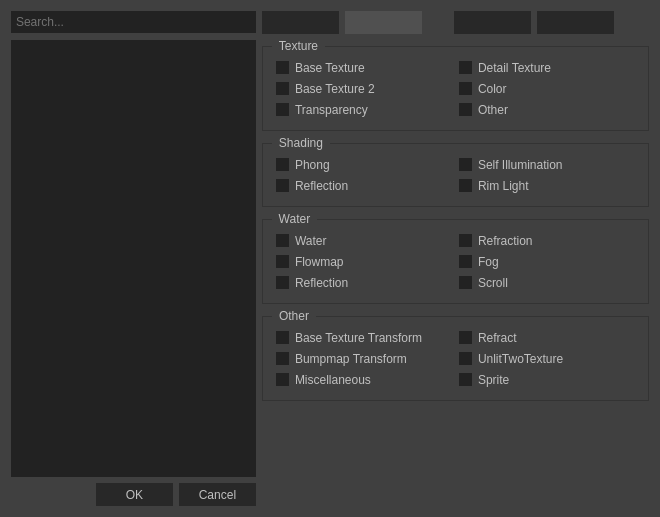
 <widget class="QDialog" name="EditShaderDialog">
  <property name="geometry">
   <rect>
    <x>0</x>
    <y>0</y>
    <width>660</width>
    <height>517</height>
   </rect>
  </property>
  <property name="font">
   <font>
    <family>Segoe UI</family>
    <pointsize>9</pointsize>
   </font>
  </property>
  <property name="windowTitle">
   <string>Edit Custom Shaders</string>
  </property>
  <property name="styleSheet">
   <string notr="true">QWidget
{
	font: 9pt &quot;Segoe UI&quot;;
    color: silver;
    background-color: #404040;
   
}

QGroupBox {
    border: 1px solid #333;
    margin-top: 6px;
	padding: 4px;
} 

QGroupBox::title {
    subcontrol-origin: margin;
    left: 10px;
	bottom: 1px;
	padding-left: 5px;
    padding-right: 5px;	
}

QWidget:disabled
{
  color: #505050;
    
}

QLineEdit
{
    background-color: #222;
    padding: 2px;
    border-style: solid;
    border: 1px solid #555;
        color: silver;
}

GLWidget {
	border: 0px solid #555;
}

QLineEdit
{
    background-color: #222;
    padding: 2px;
    border-style: solid;
    border: 1px solid #222;
    color: silver;
}

QLineEdit:disabled
{
    background-color: #333;
    padding: 2px;
    border-style: solid;
    border: 1px solid #333;
    color: silver;
}

QScrollBar:horizontal
{
    height: 15px;
    margin: 0px 15px 0px 15px;
    border: 0px ;
    background-color: #222;
}

QScrollBar::handle:horizontal
{
    background-color: #333;
    min-width: 5px;
   }

QScrollBar::sub-line:horizontal
{
    border-image: url(:/images/qss/scrollrt.png);
    width: 15px;
    height: 15px;
	background-color:  #222;
    subcontrol-position: right;
    subcontrol-origin: margin;
}

QScrollBar::add-line:horizontal
{
    border-image: url(:/images/qss/scrolllf.png);
    height: 15px;
    width: 15px;
	background-color:  #222;
    subcontrol-position: left;
    subcontrol-origin: margin;
}

QScrollBar::sub-line:horizontal:hover,QScrollBar::sub-line:horizontal:on
{
    background-color:  #333;
    height: 15px;
    width: 15px;
    subcontrol-position: right;
    subcontrol-origin: margin;
}


QScrollBar::add-line:horizontal:hover, QScrollBar::add-line:horizontal:on
{
    background-color:  #333;
    height: 15px;
    width: 15px;
    subcontrol-position: left;
    subcontrol-origin: margin;
}

QScrollBar::up-arrow:horizontal, QScrollBar::down-arrow:horizontal
{
    background: none;
}


QScrollBar::add-page:horizontal, QScrollBar::sub-page:horizontal
{
    background: none;
}

/* Vertical scroll bar, works fine */


QScrollBar:vertical
{
    background-color:  #222;
    width: 15px;
    margin: 15px 0 15px 0;
    border: 0px solid #222;
    
}

QScrollBar::handle:vertical
{
    background-color: #333;
    min-height: 5px;
   
}

QScrollBar::sub-line:vertical
{
    border-image: url(:/images/qss/scrollup.png);
	background-color:  #222;
    height: 15px;
    width: 15px;
    subcontrol-position: top;
    subcontrol-origin: margin;
}

QScrollBar::add-line:vertical
{
   
    border-image: url(:/images/qss/scrolldn.png);
	background-color:  #222;
    height: 15px;
    width: 15px;
    subcontrol-position: bottom;
    subcontrol-origin: margin;
}

QScrollBar::sub-line:vertical:hover,QScrollBar::sub-line:vertical:on
{

    background-color:  #333;
    height: 15px;
    width: 15px;
    subcontrol-position: top;
    subcontrol-origin: margin;
}


QScrollBar::add-line:vertical:hover, QScrollBar::add-line:vertical:on
{
    background-color:  #333;
    height: 15px;
    width: 15px;
    subcontrol-position: bottom;
    subcontrol-origin: margin;
}

QScrollBar::up-arrow:vertical, QScrollBar::down-arrow:vertical
{
    background: none;
}


QScrollBar::add-page:vertical, QScrollBar::sub-page:vertical
{
    background: none;
}

/* Different edits */

QTextEdit
{
    background-color: #222;
    color: silver;
    border: 1px solid #222;
}

QPlainTextEdit
{
    background-color: #222;
    color: silver;
    border: 0px solid #555;
	border-radius: 0px;
}

/* Suspicious stuff 

QHeaderView::section
{
    background-color: #3A3939;
    color: silver;
    padding-left: 4px;
    border: 1px solid #6c6c6c;
}

/* */


QCheckBox:disabled
{
    color: #505050;
}

QSizeGrip {
    image: url(:/images/qss/sizegrip.png);
    width: 12px;
    height: 12px;
}

QMainWindow::separator
{
    background-color: #333;
    color: white;
    padding-left: 4px;
    spacing: 2px;
    border: 0px dashed #3A3939;
}

QMainWindow::separator:hover
{
    color: white;
    padding-left: 4px;
    border: 0px solid #3A3939;
    spacing: 2px;
}

/* Radio buttons */


QRadioButton::indicator:checked, QRadioButton::indicator:unchecked{
    color: #b1b1b1;
    background-color: #222;
    border: 1px solid #222;
    border-radius: 5px;
}



QRadioButton::indicator:checked
{
    background-color: qradialgradient(
    cx: 0.5, cy: 0.5,
    fx: 0.5, fy: 0.5,
    radius: 1.0,
    stop: 0.2 #888,
    stop: 0.3 #222
    );
}

QRadioButton::indicator
{
    border-radius: 7px;
    width: 9px;
    height: 9px;
}


QRadioButton::indicator:hover, QCheckBox::indicator:hover
{
	background-color: #151515;
    border: 1px solid #151515;
}

QCheckBox::indicator{
    color: #b1b1b1;
    background-color: #222;
    border: 1px solid #222;
    width: 11px;
    height: 11px;
}

QRadioButton::indicator:checked:hover
{
    background-color: qradialgradient(
    cx: 0.5, cy: 0.5,
    fx: 0.5, fy: 0.5,
    radius: 1.0,
    stop: 0.2 #888,
    stop: 0.3 #151515
    );
}

QCheckBox::indicator:checked
{
    image:url(:/images/qss/checkbox.png);
}

QCheckBox::indicator:disabled, QRadioButton::indicator:disabled
{
    border: 1px solid #222;
}

QFrame
{
    border-radius: 0px;
}

/* what is this 

QStackedWidget
{
    border: none;
}

/* toolbar, do we use toolbar? */

QToolBar {
    border: 0px solid #393838;
    background: 1px solid #333;
    font-weight: bold;
}

QToolBar::handle:horizontal {
    image: url(:/images/qss/Hmovetoolbar.png);
}
QToolBar::handle:vertical {
    image: url(:/images/qss/Vmovetoolbar.png);
}
QToolBar::separator:horizontal {
    image: url(:/images/qss/Hsepartoolbar.png);
}
QToolBar::separator:vertical {
    image: url(:/images/qss/Vsepartoolbars.png);
}

/* Buttons, both are the same */


QToolButton
{
    color: silver;
    background-color: #333;
    border-width: 1px;
    border-color: #333;
    border-style: solid;
 	padding: 2px;
    height: 19px;
}

QToolButton:disabled
{
    background-color:#333;
    border-width: 1px;
    border-color: #333;
    border-style: solid;
  	padding: 2px;
    color: #3A3939;
}

QToolButton:hover
{
    background-color:#222;
	border-color: #222;
}


QPushButton
{
    color: silver;
    background-color: #282828;
    border-width: 1px;
    border-color: #282828;
    border-style: solid;
    padding-top: 5px;
	min-width: 65px;
    padding-bottom: 5px;
    padding-left: 5px;
    padding-right: 5px;
   
}

QPushButton:disabled
{
    background-color:#505050;
    border-width: 1px;
    border-color: #505050;
    border-style: solid;
    padding-top: 5px;
    padding-bottom: 5px;
	min-width: 65px;
    padding-left: 5px;
    padding-right: 5px;
    color: #3A3939;
}

QPushButton:focus
{
	background-color: #2e3844;
	border-color: #2e3844;
}

QPushButton:hover
{
    background-color: #151515;
	border-color: #151515
}

QComboBox
{
    selection-background-color: #222;
    background-color: #222;
    border-style: solid;
    border: 1px solid #222;
    border-radius: 0px;
    padding: 2px;
	padding-left: 4px;
	outline: 0;
}

/* Make stuff light up on hover */


QComboBox:hover,QAbstractSpinBox:hover,QLineEdit:hover,QAbstractView:hover,QTreeView:hover
{
	background-color: #151515;
	border-color: #151515;
    color: silver;
}

QTextEdit:hover
{	
	border-color: #151515;
	background-color: #151515;
}

QComboBox:on
{
    background-color: #222;
    padding-top: 2px;
    padding-left: 4px;
    selection-background-color: #4a4a4a;
}

/* No idea */


QComboBox QAbstractItemView
{
    background-color: #222;
    border-radius: 0px;
    border: 1px solid #222;
    selection-background-color: #2e3844;
	outline: 0;
	
}

QComboBox::drop-down
{
    subcontrol-origin: padding;
    subcontrol-position: top right;
    width: 15px;
	padding: 4px;
    border-left-width: 0px;
    border-left-color: darkgray;
    border-left-style: solid;
    border-top-right-radius: 0px;
    border-bottom-right-radius: 0px;
}

QComboBox::down-arrow
{
    image: url(:/images/qss/gopen.png);
}

QComboBox::down-arrow:on, QComboBox::down-arrow:hover,
QComboBox::down-arrow:focus
{
    image: url(:/images/qss/gopen.png);
}

QPushButton:pressed
{
    background-color: #111;
}

/* Spinboxes */

QAbstractSpinBox {
    padding-top: 0px;
    padding-bottom: 0px;
	min-height:  21px;
    border: 1px solid #222;
    background-color: #222;
    color: silver;
}

QAbstractSpinBox:up-button
{
    background-color: #333;
	 border: 0px solid #333;  
	width: 20px;
	subcontrol-position: top right;
}

QAbstractSpinBox:down-button
{
    background-color: #333;
    width: 20px;
	 border: 0px solid #333;
    subcontrol-position: bottom right;
}

QAbstractSpinBox:up-button:disabled
{
    background-color: #333;
	 border: 0px solid #333;  
	width: 20px;
	subcontrol-position: top right;
}

QAbstractSpinBox:down-button:disabled
{
    background-color: #333;
    width: 20px;
	 border: 0px solid #333;
    subcontrol-position: bottom right;
}

QAbstractSpinBox::up-arrow,QAbstractSpinBox::up-arrow:disabled,QAbstractSpinBox::up-arrow:off {
    image: url(:/images/qss/up_arrow_disabled.png);
    width: 20px;
    height: 10px;
}

QAbstractSpinBox::up-arrow:hover
{
    background-color: #444;
}


QAbstractSpinBox::down-arrow,QAbstractSpinBox::down-arrow:disabled,QAbstractSpinBox::down-arrow:off
{
    image: url(:/images/qss/down_arrow_disabled.png);
    width: 20px;
    height: 10px;
}
QAbstractSpinBox::down-arrow:hover
{
    background-color: #444;
}


QLabel
{
    border: 0px solid black;
}

/* Dock widgets */

QDockWidget
{
    color: silver;
    titlebar-close-icon: url(:/images/qss/close.png);
    titlebar-normal-icon: url(:/images/qss/undock.png);
}

QDockWidget::title
{
    border: 0px solid #404040;
    border-bottom: #444;
    text-align: left;
    spacing: 2px;
	padding-top: 5px;
	padding-bottom: 5px;
	margin-bottom: 0px;
    background-color: #404040;
    background-image: none;
    padding-left: 10px;
}


QDockWidget {
    border: 0px solid lightgray;
    titlebar-close-icon: url(:/images/qss/close.png);
    titlebar-normal-icon: url(:/images/qss/undock.png);
}

QDockWidget::close-button, QDockWidget::float-button {
    border: 0px solid transparent;
    border-radius: 0px;
    background: transparent;
    icon-size: 10px;
}

QDockWidget::close-button:hover, QDockWidget::float-button:hover {
    background: #3A3939;
}

QDockWidget::close-button:pressed, QDockWidget::float-button:pressed {
    padding: 1px -1px -1px 1px;
}

/* We don't grow trees here 

QTreeView, QListView, QTableView
{
    border: 1px solid #3A3939;
    background-color: #201F1F;
}

QTreeView:branch:selected, QTreeView:branch:hover
{
    background: url(:/images/qss/transparent.png);
}

QTreeView::branch:has-siblings:!adjoins-item {
    border-image: url(:/images/qss/transparent.png);
}

QTreeView::branch:has-siblings:adjoins-item {
    border-image: url(:/images/qss/transparent.png);
}

QTreeView::branch:!has-children:!has-siblings:adjoins-item {
    border-image: url(:/images/qss/transparent.png);
}

QTreeView::branch:has-children:!has-siblings:closed,
QTreeView::branch:closed:has-children:has-siblings {
    image: url(:/images/qss/branch_closed.png);
}

QTreeView::branch:open:has-children:!has-siblings,
QTreeView::branch:open:has-children:has-siblings {
    image: url(:/images/qss/branch_open.png);
}

QTreeView::branch:has-children:!has-siblings:closed:hover,
QTreeView::branch:closed:has-children:has-siblings:hover {
    image: url(:/images/qss/branch_closed-on.png);
    }

QTreeView::branch:open:has-children:!has-siblings:hover,
QTreeView::branch:open:has-children:has-siblings:hover {
    image: url(:/images/qss/branch_open-on.png);
    }

/* slider horizontal, works */


QSlider::groove:horizontal {
    border: 1px solid #222;
    height: 5px;
    background: #222;
    margin: 2px 0;
    
}

QSlider:selected, QTabBar:tab:selected {
    border: 0px;
     
}

QSlider::handle:horizontal {
    background: #666;
    border: 1px solid #666;
    width: 5px;
    height: 14px;
    margin: -4px 0;
  
}

QSlider::handle:horizontal:disabled {
    background: #444;
    border: 1px solid #444;
    width: 6px;
    height: 14px;
    margin: -4px 0;
  
}


/* Slider vertical, doesn't work */

QSlider::groove:vertical {
    border: 1px solid #3A3939;
    width: 8px;
    background: #201F1F;
    margin: 0 0px;
    border-radius: 0px;
}

QSlider::handle:vertical {
    background: QLinearGradient( x1: 0, y1: 0, x2: 0, y2: 1, stop: 0.0 silver,
      stop: 0.2 #a8a8a8, stop: 1 #727272);
    border: 1px solid #3A3939;
    width: 14px;
    height: 14px;
    margin: 0 -4px;
    border-radius: 0px;
}

QScrollBar:horizontal
{
    height: 15px;
    margin: 0px 15px 0px 15px;
    border: 0px ;
    background-color: #222;
}

QScrollBar::handle:horizontal
{
    background-color: #333;
    min-width: 5px;
   }

QScrollBar::handle:horizontal:hover
{
    background-color: #303030;
    min-width: 5px;
   }


QScrollBar::sub-line:horizontal
{
    border-image: url(:/images/qss/scrollrt.png);
    width: 15px;
    height: 15px;
	background-color:  #222;
    subcontrol-position: right;
    subcontrol-origin: margin;
}

QScrollBar::add-line:horizontal
{
    border-image: url(:/images/qss/scrolllf.png);
    height: 15px;
    width: 15px;
	background-color:  #222;
    subcontrol-position: left;
    subcontrol-origin: margin;
}

QScrollBar::sub-line:horizontal:hover,QScrollBar::sub-line:horizontal:on
{
    background-color:  #151515;
    height: 15px;
    width: 15px;
    subcontrol-position: right;
    subcontrol-origin: margin;
}


QScrollBar::add-line:horizontal:hover, QScrollBar::add-line:horizontal:on
{
    background-color:  #151515;
    height: 15px;
    width: 15px;
    subcontrol-position: left;
    subcontrol-origin: margin;
}

QScrollBar::up-arrow:horizontal, QScrollBar::down-arrow:horizontal
{
    background: none;
}


QScrollBar::add-page:horizontal, QScrollBar::sub-page:horizontal
{
    background: none;
}

/* Vertical scroll bar, works fine */


QScrollBar:vertical
{
    background-color:  #222;
    width: 15px;
    margin: 15px 0 15px 0;
    border: 0px solid #222;
    
}

QScrollBar::handle:vertical
{
    background-color: #333;
    min-height: 5px;
}

QScrollBar::handle:vertical:hover
{
    background-color: #303030;
    min-height: 5px;
}

QScrollBar::sub-line:vertical
{
    border-image: url(:/images/qss/scrollup.png);
	background-color:  #222;
    height: 15px;
    width: 15px;
    subcontrol-position: top;
    subcontrol-origin: margin;
}

QScrollBar::add-line:vertical
{
   
    border-image: url(:/images/qss/scrolldn.png);
	background-color:  #222;
    height: 15px;
    width: 15px;
    subcontrol-position: bottom;
    subcontrol-origin: margin;
}

QScrollBar::sub-line:vertical:hover,QScrollBar::sub-line:vertical:on
{

    background-color:  #151515;
    height: 15px;
    width: 15px;
    subcontrol-position: top;
    subcontrol-origin: margin;
}


QScrollBar::add-line:vertical:hover, QScrollBar::add-line:vertical:on
{
    background-color:  #151515;
    height: 15px;
    width: 15px;
    subcontrol-position: bottom;
    subcontrol-origin: margin;
}

QScrollBar::up-arrow:vertical, QScrollBar::down-arrow:vertical
{
    background: none;
}


QScrollBar::add-page:vertical, QScrollBar::sub-page:vertical
{
    background: none;
}</string>
  </property>
  <property name="modal">
   <bool>true</bool>
  </property>
  <layout class="QGridLayout" name="gridLayout_8">
   <item row="0" column="4">
    <widget class="QPushButton" name="pushButton_disableShader">
     <property name="sizePolicy">
      <sizepolicy hsizetype="Maximum" vsizetype="Fixed">
       <horstretch>0</horstretch>
       <verstretch>0</verstretch>
      </sizepolicy>
     </property>
     <property name="minimumSize">
      <size>
       <width>77</width>
       <height>23</height>
      </size>
     </property>
     <property name="maximumSize">
      <size>
       <width>16777215</width>
       <height>23</height>
      </size>
     </property>
     <property name="toolTip">
      <string>Enable or disable a shader.</string>
     </property>
     <property name="icon">
      <iconset resource="resources.qrc">
       <normaloff>:/icons/enableDisableShader</normaloff>:/icons/enableDisableShader</iconset>
     </property>
    </widget>
   </item>
   <item row="0" column="5">
    <widget class="QPushButton" name="pushButton_defaultShader">
     <property name="sizePolicy">
      <sizepolicy hsizetype="Maximum" vsizetype="Fixed">
       <horstretch>0</horstretch>
       <verstretch>0</verstretch>
      </sizepolicy>
     </property>
     <property name="minimumSize">
      <size>
       <width>77</width>
       <height>23</height>
      </size>
     </property>
     <property name="maximumSize">
      <size>
       <width>16777215</width>
       <height>23</height>
      </size>
     </property>
     <property name="toolTip">
      <string>Reset the shader to default.</string>
     </property>
     <property name="icon">
      <iconset resource="resources.qrc">
       <normaloff>:/icons/resetShader</normaloff>:/icons/resetShader</iconset>
     </property>
    </widget>
   </item>
   <item row="6" column="0">
    <widget class="QDialogButtonBox" name="buttonBox">
     <property name="minimumSize">
      <size>
       <width>75</width>
       <height>23</height>
      </size>
     </property>
     <property name="maximumSize">
      <size>
       <width>16777215</width>
       <height>23</height>
      </size>
     </property>
     <property name="orientation">
      <enum>Qt::Horizontal</enum>
     </property>
     <property name="standardButtons">
      <set>QDialogButtonBox::Cancel|QDialogButtonBox::Ok</set>
     </property>
    </widget>
   </item>
   <item row="0" column="6">
    <spacer name="horizontalSpacer">
     <property name="orientation">
      <enum>Qt::Horizontal</enum>
     </property>
     <property name="sizeHint" stdset="0">
      <size>
       <width>40</width>
       <height>20</height>
      </size>
     </property>
    </spacer>
   </item>
   <item row="0" column="2">
    <widget class="QPushButton" name="pushButton_deleteShader">
     <property name="enabled">
      <bool>false</bool>
     </property>
     <property name="sizePolicy">
      <sizepolicy hsizetype="Maximum" vsizetype="Fixed">
       <horstretch>0</horstretch>
       <verstretch>0</verstretch>
      </sizepolicy>
     </property>
     <property name="minimumSize">
      <size>
       <width>77</width>
       <height>23</height>
      </size>
     </property>
     <property name="maximumSize">
      <size>
       <width>16777215</width>
       <height>23</height>
      </size>
     </property>
     <property name="toolTip">
      <string>Delete a shader.</string>
     </property>
     <property name="icon">
      <iconset resource="resources.qrc">
       <normaloff>:/icons/removeShader</normaloff>:/icons/removeShader</iconset>
     </property>
    </widget>
   </item>
   <item row="0" column="3">
    <spacer name="horizontalSpacer_2">
     <property name="orientation">
      <enum>Qt::Horizontal</enum>
     </property>
     <property name="sizeType">
      <enum>QSizePolicy::Fixed</enum>
     </property>
     <property name="sizeHint" stdset="0">
      <size>
       <width>20</width>
       <height>20</height>
      </size>
     </property>
    </spacer>
   </item>
   <item row="0" column="1">
    <widget class="QPushButton" name="pushButton_newShader">
     <property name="sizePolicy">
      <sizepolicy hsizetype="Maximum" vsizetype="Fixed">
       <horstretch>0</horstretch>
       <verstretch>0</verstretch>
      </sizepolicy>
     </property>
     <property name="minimumSize">
      <size>
       <width>77</width>
       <height>23</height>
      </size>
     </property>
     <property name="maximumSize">
      <size>
       <width>16777215</width>
       <height>23</height>
      </size>
     </property>
     <property name="toolTip">
      <string>Add a new shader.</string>
     </property>
     <property name="icon">
      <iconset resource="resources.qrc">
       <normaloff>:/icons/addShader</normaloff>:/icons/addShader</iconset>
     </property>
    </widget>
   </item>
   <item row="0" column="0">
    <widget class="QLineEdit" name="lineEdit_search">
     <property name="placeholderText">
      <string>Search...</string>
     </property>
    </widget>
   </item>
   <item row="5" column="4">
    <spacer name="verticalSpacer_3">
     <property name="orientation">
      <enum>Qt::Vertical</enum>
     </property>
     <property name="sizeHint" stdset="0">
      <size>
       <width>20</width>
       <height>157</height>
      </size>
     </property>
    </spacer>
   </item>
   <item row="1" column="1" colspan="6">
    <widget class="QGroupBox" name="groupBox_texture">
     <property name="title">
      <string>Texture</string>
     </property>
     <layout class="QGridLayout" name="gridLayout">
      <item row="0" column="0">
       <layout class="QGridLayout" name="gridLayout_2">
        <item row="0" column="0">
         <widget class="QCheckBox" name="checkBox_baseTexture">
          <property name="text">
           <string>Base Texture</string>
          </property>
         </widget>
        </item>
        <item row="1" column="0">
         <widget class="QCheckBox" name="checkBox_baseTexture2">
          <property name="text">
           <string>Base Texture 2</string>
          </property>
         </widget>
        </item>
        <item row="2" column="0">
         <widget class="QCheckBox" name="checkBox_transparency">
          <property name="text">
           <string>Transparency</string>
          </property>
         </widget>
        </item>
        <item row="0" column="1">
         <widget class="QCheckBox" name="checkBox_detail">
          <property name="text">
           <string>Detail Texture</string>
          </property>
         </widget>
        </item>
        <item row="1" column="1">
         <widget class="QCheckBox" name="checkBox_color">
          <property name="text">
           <string>Color</string>
          </property>
         </widget>
        </item>
        <item row="2" column="1">
         <widget class="QCheckBox" name="checkBox_other">
          <property name="text">
           <string>Other</string>
          </property>
         </widget>
        </item>
       </layout>
      </item>
     </layout>
    </widget>
   </item>
   <item row="2" column="1" colspan="6">
    <widget class="QGroupBox" name="groupBox_shading">
     <property name="title">
      <string>Shading</string>
     </property>
     <layout class="QGridLayout" name="gridLayout_6">
      <item row="0" column="0">
       <layout class="QGridLayout" name="gridLayout_3">
        <item row="0" column="0">
         <widget class="QCheckBox" name="checkBox_phong">
          <property name="text">
           <string>Phong</string>
          </property>
         </widget>
        </item>
        <item row="1" column="0">
         <widget class="QCheckBox" name="checkBox_reflection">
          <property name="text">
           <string>Reflection</string>
          </property>
         </widget>
        </item>
        <item row="0" column="1">
         <widget class="QCheckBox" name="checkBox_selfIllumination">
          <property name="text">
           <string>Self Illumination</string>
          </property>
         </widget>
        </item>
        <item row="1" column="1">
         <widget class="QCheckBox" name="checkBox_rimLight">
          <property name="text">
           <string>Rim Light</string>
          </property>
         </widget>
        </item>
       </layout>
      </item>
     </layout>
    </widget>
   </item>
   <item row="1" column="0" rowspan="5">
    <widget class="QListWidget" name="listWidget_shader">
     <property name="styleSheet">
      <string notr="true">QWidget {
background-color: #222;
border: 1px solid #222;
}</string>
     </property>
     <property name="sortingEnabled">
      <bool>true</bool>
     </property>
    </widget>
   </item>
   <item row="3" column="1" colspan="6">
    <widget class="QGroupBox" name="groupBox_water">
     <property name="title">
      <string>Water</string>
     </property>
     <layout class="QGridLayout" name="gridLayout_7">
      <item row="0" column="0">
       <layout class="QGridLayout" name="gridLayout_4">
        <item row="0" column="0">
         <widget class="QCheckBox" name="checkBox_water">
          <property name="text">
           <string>Water</string>
          </property>
         </widget>
        </item>
        <item row="1" column="0">
         <widget class="QCheckBox" name="checkBox_flowmap">
          <property name="text">
           <string>Flowmap</string>
          </property>
         </widget>
        </item>
        <item row="2" column="0">
         <widget class="QCheckBox" name="checkBox_waterReflection">
          <property name="text">
           <string>Reflection</string>
          </property>
         </widget>
        </item>
        <item row="0" column="1">
         <widget class="QCheckBox" name="checkBox_refraction">
          <property name="text">
           <string>Refraction</string>
          </property>
         </widget>
        </item>
        <item row="1" column="1">
         <widget class="QCheckBox" name="checkBox_fog">
          <property name="text">
           <string>Fog</string>
          </property>
         </widget>
        </item>
        <item row="2" column="1">
         <widget class="QCheckBox" name="checkBox_scroll">
          <property name="text">
           <string>Scroll</string>
          </property>
         </widget>
        </item>
       </layout>
      </item>
     </layout>
    </widget>
   </item>
   <item row="4" column="1" colspan="6">
    <widget class="QGroupBox" name="groupBox_other">
     <property name="title">
      <string>Other</string>
     </property>
     <layout class="QGridLayout" name="gridLayout_9">
      <item row="0" column="0">
       <layout class="QGridLayout" name="gridLayout_5">
        <item row="1" column="0">
         <widget class="QCheckBox" name="checkBox_baseTextureTextureTransforms">
          <property name="text">
           <string>Base Texture Transform</string>
          </property>
         </widget>
        </item>
        <item row="2" column="0">
         <widget class="QCheckBox" name="checkBox_bumpmapTextureTransforms">
          <property name="text">
           <string>Bumpmap Transform</string>
          </property>
         </widget>
        </item>
        <item row="3" column="0">
         <widget class="QCheckBox" name="checkBox_misc">
          <property name="text">
           <string>Miscellaneous</string>
          </property>
         </widget>
        </item>
        <item row="2" column="1">
         <widget class="QCheckBox" name="checkBox_unlitTwoTexture">
          <property name="text">
           <string>UnlitTwoTexture</string>
          </property>
         </widget>
        </item>
        <item row="3" column="1">
         <widget class="QCheckBox" name="checkBox_sprite">
          <property name="text">
           <string>Sprite</string>
          </property>
         </widget>
        </item>
        <item row="1" column="1">
         <widget class="QCheckBox" name="checkBox_refract">
          <property name="text">
           <string>Refract</string>
          </property>
         </widget>
        </item>
       </layout>
      </item>
     </layout>
    </widget>
   </item>
  </layout>
 </widget>
